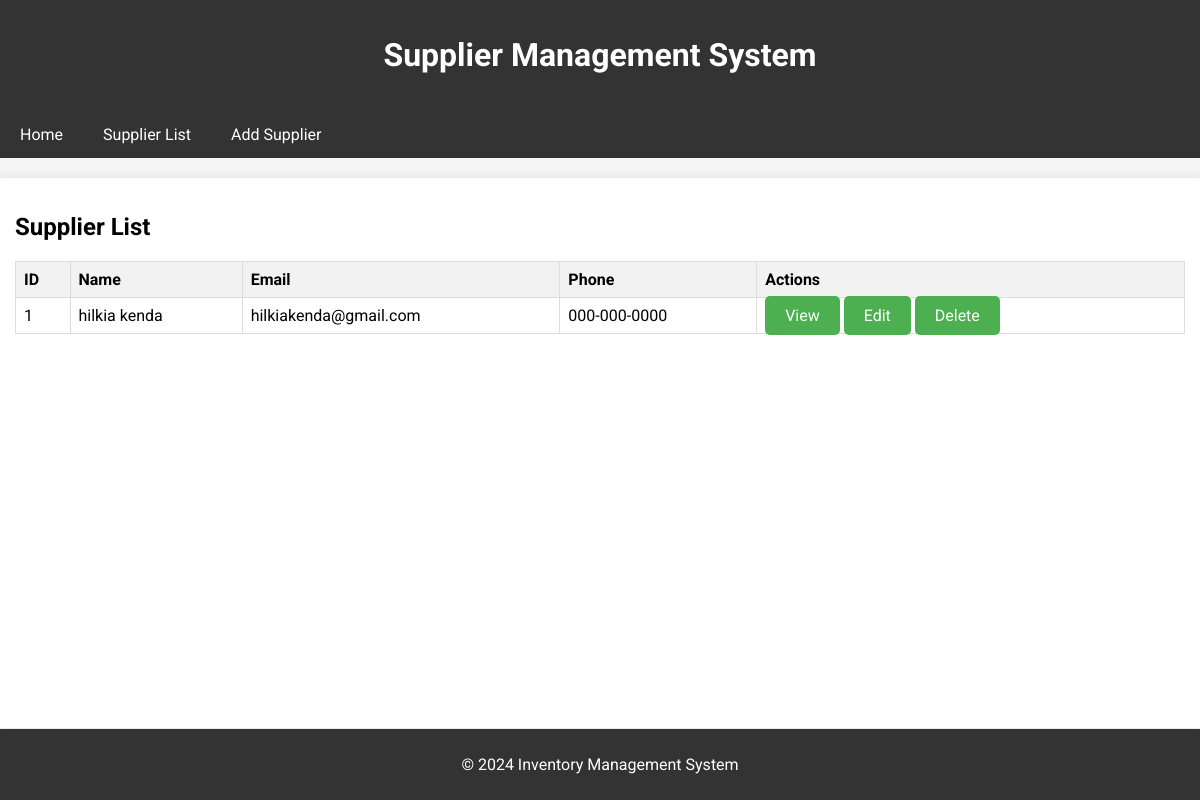
The app's page /inventory/suppliers/ with its own data.
### inventory/models.py (models this page shows, shortened)
class Supplier(models.Model):
    name = models.CharField(max_length=255)
    email = models.EmailField(max_length=100, default='example@example.com')  # Provide a default value
    phone = models.CharField(max_length=15, default='000-000-0000')

### inventory/views.py (the view)
# urls.py: path('suppliers/', supplier_list, name='supplier-list'),
def supplier_list(request):
    suppliers = Supplier.objects.all()
    return render(request, 'inventory/supplier_list.html', {'suppliers': suppliers})

### inventory/templates/inventory/supplier_list.html (shortened to what this page needs)
{% extends 'base_supplier.html' %}
{% block content %}
<h2>Supplier List</h2>
<table>
    <thead>
        <tr>
            <th>ID</th>
            <th>Name</th>
            <th>Email</th>
            <th>Phone</th>
            <th>Actions</th>
        </tr>
    </thead>
    <tbody>
        {% for supplier in suppliers %}
        <tr>
            <td>{{ supplier.id }}</td>
            <td>{{ supplier.name }}</td>
            <td>{{ supplier.email }}</td>
            <td>{{ supplier.phone }}</td>
            <td>
                <a href="{% url 'supplier-detail' supplier.pk %}" class="button">View</a>
                <a href="{% url 'supplier-update' supplier.pk %}" class="button">Edit</a>
                <a href="{% url 'supplier-delete' supplier.pk %}" class="button delete-button" data-supplier-name="{{ supplier.name }}">Delete</a>
            </td>
        </tr>
        {% empty %}
        <tr>
            <td colspan="5">No suppliers found.</td>
        </tr>
        {% endfor %}
    </tbody>
</table>
{% endblock %}

### records on screen
Supplier: id "1", name "hilkia kenda", email "hilkiakenda@gmail.com", phone "000-000-0000"
